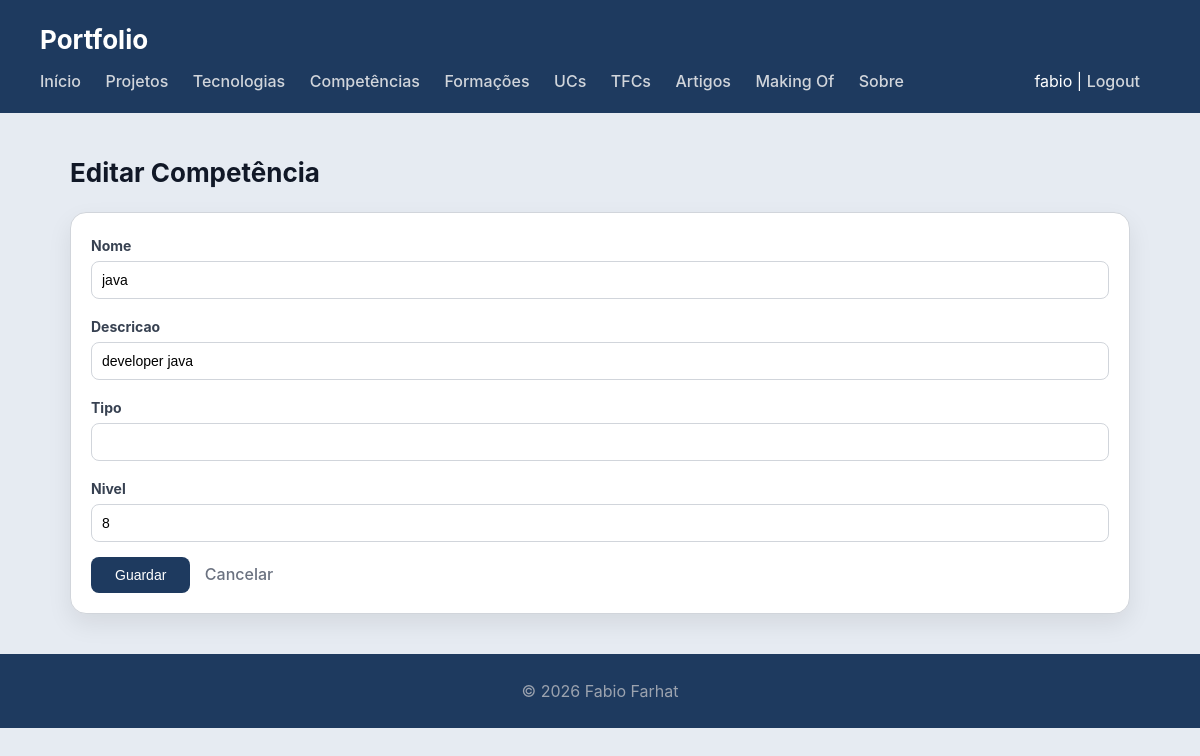
/portfolio/competencias/editar/1/ (signed in), run on the app's committed database.
### portfolio/models.py (models this page shows, shortened)
class Competencia(models.Model):
    nome = models.CharField(max_length=100)
    descricao = models.CharField(max_length=500, blank=True)
    tipo = models.CharField(max_length=50, blank=True, help_text="Hard Skill ou Soft Skill")  # NOVO
    nivel = models.IntegerField(default=1, help_text="Nível de proficiência")
    class Meta:
        verbose_name_plural = "Competências"

### portfolio/views.py (the view)
# urls.py: path('competencias/editar/<int:id>/', views.competencia_editar_view, name="competencia_editar"),
@login_required(login_url='/accounts/login/')
def competencia_editar_view(request, id):
    if not is_gestor(request.user):
        return redirect('portfolio:competencias')
    competencia = get_object_or_404(Competencia, id=id)
    if request.method == 'POST':
        form = CompetenciaForm(request.POST, instance=competencia)
        if form.is_valid():
            form.save()
            return redirect('portfolio:competencias')
    else:
        form = CompetenciaForm(instance=competencia)
    return render(request, 'portfolio/competencia_form.html', {'form': form, 'titulo': 'Editar Competência'})

### portfolio/forms.py
class CompetenciaForm(forms.ModelForm):
    class Meta:
        model = Competencia
        fields = ['nome', 'descricao', 'tipo', 'nivel']

### portfolio/views.py (called while the page is built)
def is_gestor(user):
    return user.groups.filter(name='gestor-portfolio').exists()

### portfolio/templates/portfolio/competencia_form.html (shortened to what this page needs)
{% extends "portfolio/base.html" %}
{% block content %}
<h2>{{ titulo }}</h2>
<section>
    <article>
        <form method="post">
            {% for field in form %}
                <div style="margin-bottom: 15px;">
                    <label for="{{ field.id_for_label }}"><strong>{{ field.label }}</strong></label><br>
                    {{ field }}
                </div>
            {% endfor %}
            <button type="submit">Guardar</button>
            <a href="{% url 'portfolio:competencias' %}">Cancelar</a>
        </form>
    </article>
</section>
{% endblock %}

### portfolio/templates/portfolio/base.html (shortened to what this page needs)
<!DOCTYPE html>
<html lang="pt">
<head>
    {% load static %}
    <link rel="stylesheet" href="{% static 'portfolio/styles.css' %}">
</head>
<body>
    <header>
        <h1>Portfolio</h1>
        <nav>
            <a href="{% url 'portfolio:index' %}">Início</a>
            <a href="{% url 'portfolio:projetos' %}">Projetos</a>
            <a href="{% url 'portfolio:tecnologias' %}">Tecnologias</a>
            <a href="{% url 'portfolio:competencias' %}">Competências</a>
            <a href="{% url 'portfolio:formacoes' %}">Formações</a>
            <a href="{% url 'portfolio:ucs' %}">UCs</a>
            <a href="{% url 'portfolio:tfcs' %}">TFCs</a>
            <a href="{% url 'artigos:artigos' %}">Artigos</a>
            <a href="{% url 'portfolio:makingof' %}">Making Of</a>
            <a href="{% url 'portfolio:sobre' %}">Sobre</a>
            {% if user.is_authenticated %}
                <span style="float:right;">
                    {{ user.username }} | <a href="{% url 'accounts:logout' %}">Logout</a>
                </span>
            {% else %}
                <span style="float:right;">
                    <a href="{% url 'accounts:login' %}">Login</a>
                </span>
            {% endif %}
        </nav>
    </header>
    <main>
        {% block content %}
        {% endblock %}
    </main>
    <footer>
        <p>&copy; 2026 Fabio Farhat</p>
    </footer>
</body>
</html>

### portfolio/static/portfolio/styles.css (style rules this page uses)
* { box-sizing: border-box; margin: 0; padding: 0; }
body { font-family: "Inter", "Segoe UI", system-ui, -apple-system, sans-serif; background: #e6ebf2; color: #111827; line-height: 1.5; }
body > header { background: #1e3a5f; color: white; padding: 20px 40px; }
body > header h1 { font-size: 26px; }
body > header nav { margin-top: 10px; }
body > header nav a { color: #d1d5db; margin-right: 20px; text-decoration: none; font-weight: 500; }
main { max-width: 1100px; margin: 40px auto; padding: 0 20px; }
h2 { margin-bottom: 20px; font-size: 26px; }
section > article { background: white; padding: 20px; border-radius: 16px; border: 1px solid #d1d5db; box-shadow: 0 10px 25px rgba(0,0,0,0.08); transition: all 0.25s ease; margin-bottom: 20px; }
article a { color: #1e3a5f; font-weight: 500; }
form label { font-size: 14px; color: #374151; }
form input, form textarea, form select { width: 100%; padding: 10px; border: 1px solid #d1d5db; border-radius: 8px; font-size: 14px; margin-top: 4px; }
form button[type="submit"] { display: inline-block; padding: 10px 24px; background: #1e3a5f; color: white; border: none; border-radius: 8px; font-size: 14px; font-weight: 500; cursor: pointer; margin-right: 10px; transition: background 0.2s; }
form a { color: #6b7280; text-decoration: none; }
footer { text-align: center; padding: 25px; background: #1e3a5f; color: #9ca3af; margin-top: 40px; }

### data on the page
Competencia: form "java" "developer java" "8"

### other printed values
{{ user.username }} "fabio"
{{ titulo }} "Editar Competência"
{{ field.label }} "Nome" "Descricao" "Tipo" "Nivel"
